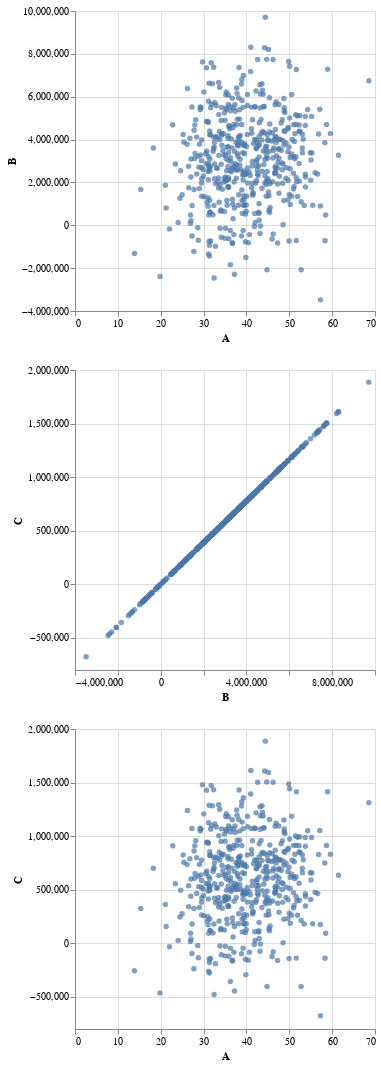

Notebook code cell kept with this figure:
### Code cell
A, B, C = random.choice(ABC_all).transpose()
AB = alt.Chart(pd.DataFrame({"A":A, "B":B})).mark_circle().encode(
    x="A",
    y="B")
BC= alt.Chart(pd.DataFrame({"B":B, "C":C})).mark_circle().encode(
    x="B",
    y="C")
AC = alt.Chart(pd.DataFrame({"A":A, "C":C})).mark_circle().encode(
    x="A",
    y="C")

alt.vconcat(AB, BC, AC)

### Figure 1 — Vega-Lite specification as saved in the notebook (floating-point values rounded to 4 significant figures; data arrays with more than 128 entries replaced by an {"elided": "..."} marker saying what was removed)
{"config": {"view": {"continuousWidth": 300, "continuousHeight": 300}}, "vconcat": [{"data": {"name": "data-49ac2a3b79682ce493eb7eaf01af0300"}, "mark": {"type": "circle"}, "encoding": {"x": {"field": "A", "type": "quantitative"}, "y": {"field": "B", "type": "quantitative"}}}, {"data": {"name": "data-347331589c4f1fabbafc2331a07e83cd"}, "mark": {"type": "circle"}, "encoding": {"x": {"field": "B", "type": "quantitative"}, "y": {"field": "C", "type": "quantitative"}}}, {"data": {"name": "data-78c5bffb6825b130a55597b1f2acc7c5"}, "mark": {"type": "circle"}, "encoding": {"x": {"field": "A", "type": "quantitative"}, "y": {"field": "C", "type": "quantitative"}}}], "$schema": "https://vega.github.io/schema/vega-lite/v5.16.3.json", "datasets": {"data-49ac2a3b79682ce493eb7eaf01af0300": {"elided": "500 records"}, "data-347331589c4f1fabbafc2331a07e83cd": {"elided": "500 records"}, "data-78c5bffb6825b130a55597b1f2acc7c5": {"elided": "500 records"}}}
